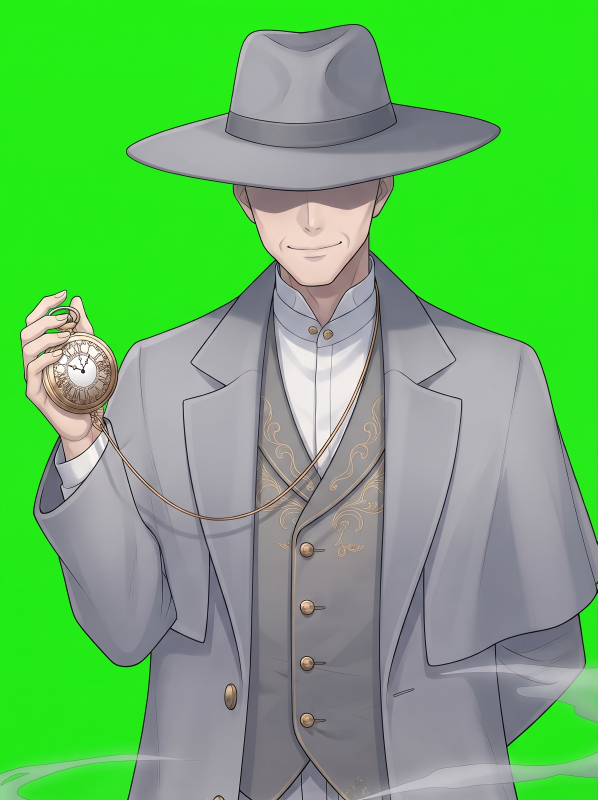
#> input picture imagens/originais/amanha-convencido.jpg, 1792 x 2400 px, found by its file name (shown at 1/3 size); its folder holds only this picture in this run
$ python processar-imagens.py
#> lines starting #> are read from the running program, lines starting #| are printed output that depends on the picture
#> in processar, im is the input picture: PIL image 1792x2400 RGB; mean R, G, B 105.4, 182.7, 102
"""Converte as imagens originais (imagens/originais/<nome>.jpg) para o jogo (imagens/jogo/<nome>.webp).

- cena-*: cenário, redimensionado para no máximo 1600px.
- *-ficha: ignorado (só referência para gerar as expressões).
- resto: personagem com fundo verde, que vira transparente (900x1200).

Uso: python3 ferramentas/processar-imagens.py [nome1 nome2 ...]   (sem nomes processa tudo)
"""
import glob
import os
import sys

import numpy as np
from PIL import Image

ORIG = "imagens/originais/"
JOGO = "imagens/jogo/"


def recortar_verde(im):
    a = np.asarray(im.convert("RGB")).astype(np.float32)
    r, g, b = a[..., 0], a[..., 1], a[..., 2]
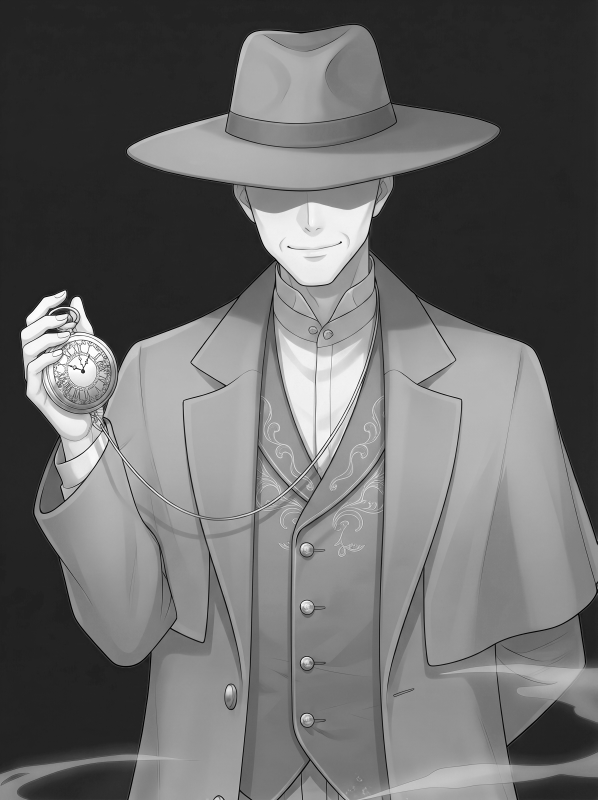
#> r: shape (2400, 1792) float32 (shown at 1/3 size); min 0, max 255, mean 105.4
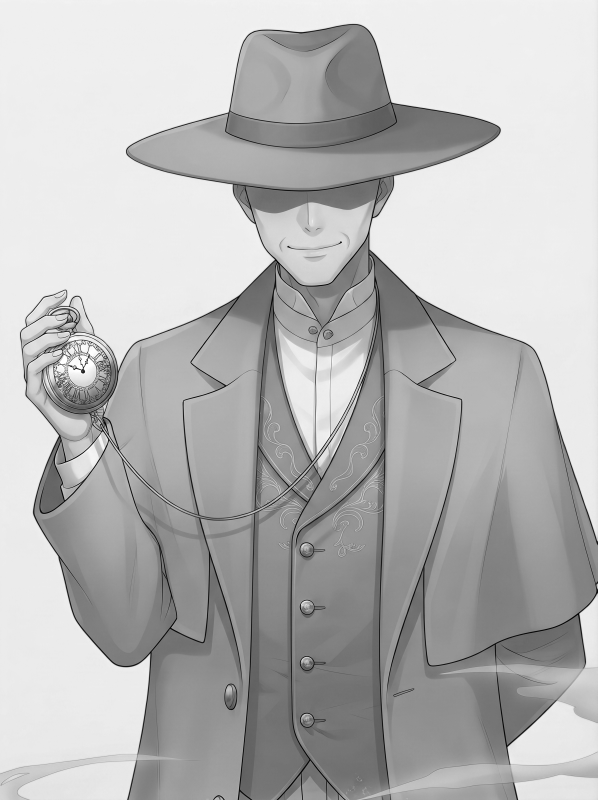
#> g: shape (2400, 1792) float32 (shown at 1/3 size); min 0, max 255, mean 182.7
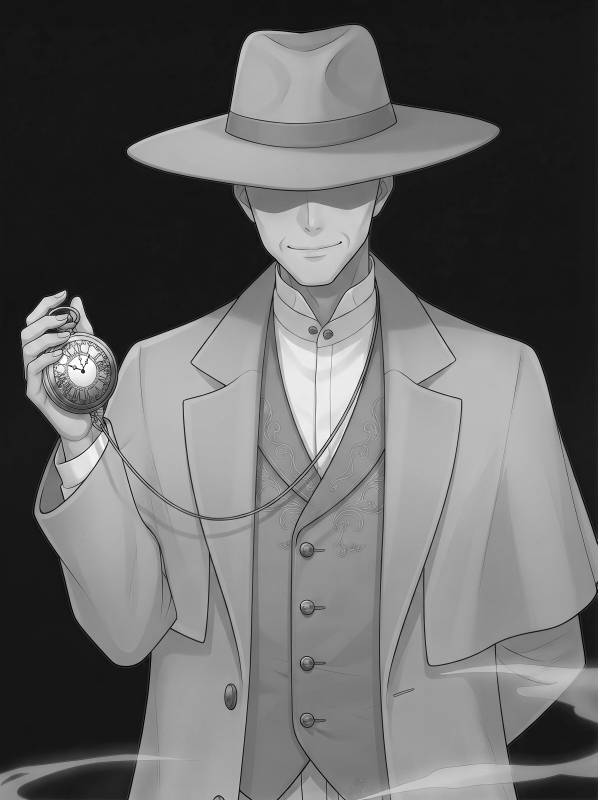
#> b: shape (2400, 1792) float32 (shown at 1/3 size); min 0, max 255, mean 102
    verde = g - np.maximum(r, b)
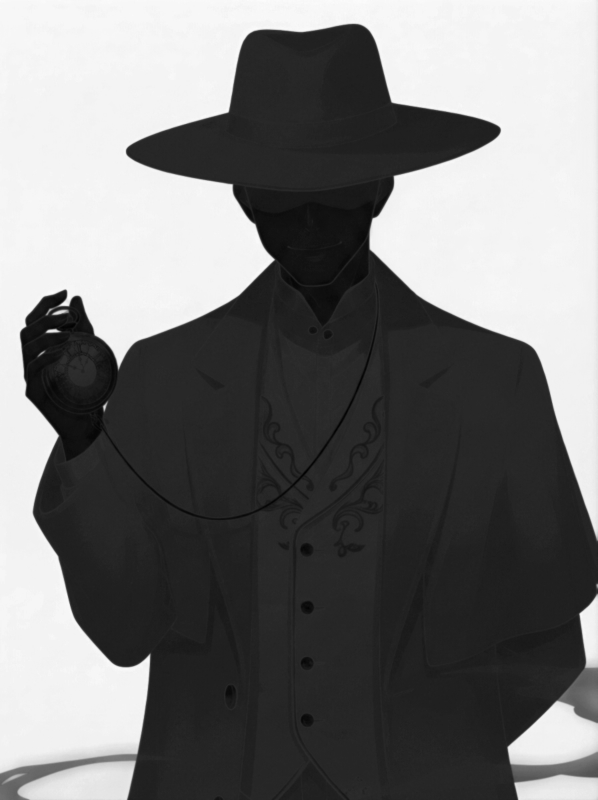
#> verde: shape (2400, 1792) float32 (shown at 1/3 size); min -46, max 212, mean 73; drawn with min black and max white
    alpha = np.clip(1 - (verde - 25) / (90 - 25), 0, 1)
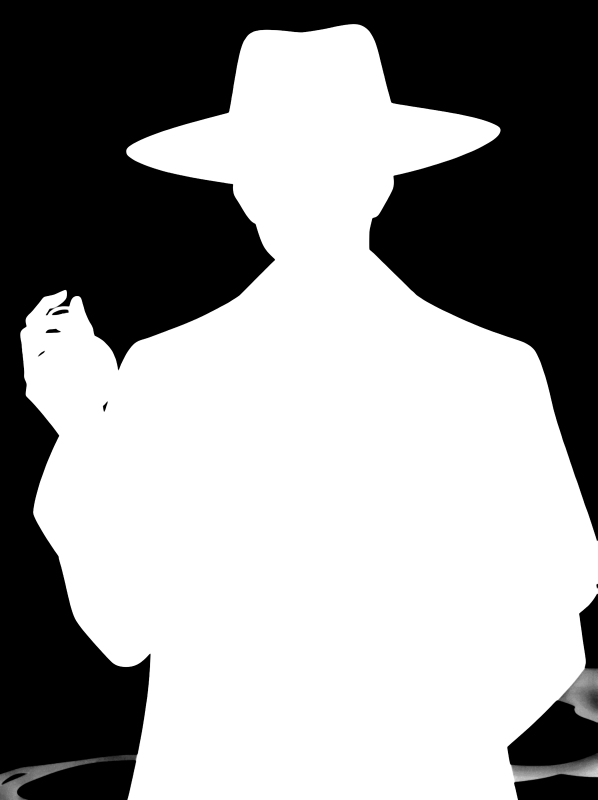
#> alpha: shape (2400, 1792) float32 (shown at 1/3 size); min 0, max 1, mean 0.6
    g2 = np.where(verde > 0, np.minimum(g, np.maximum(r, b) + verde * alpha * 0.15), g)
    out = np.dstack([r, g2, b, alpha * 255]).clip(0, 255).astype(np.uint8)
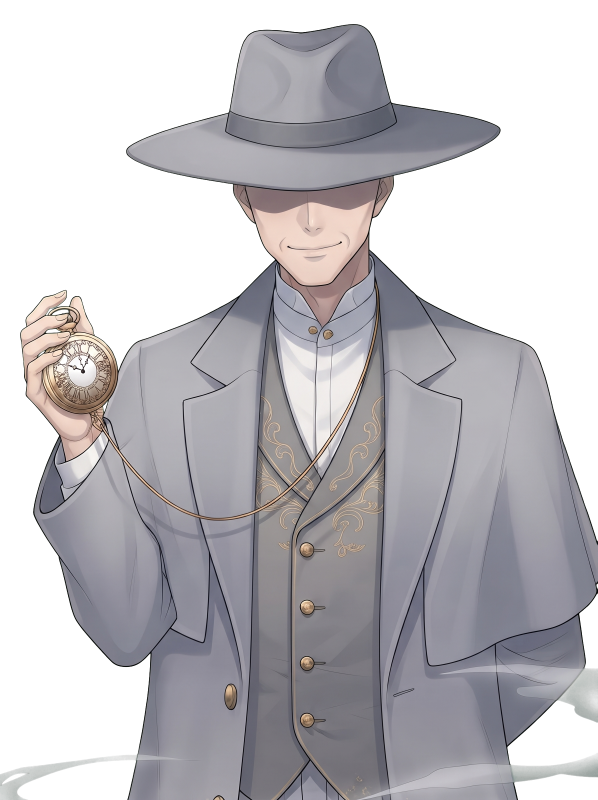
#> out: shape (2400, 1792, 4) (shown at 1/3 size); mean of channels 0, 1, 2, 3 105.4, 103.5, 102, 153; transparent parts drawn white
    return Image.fromarray(out, "RGBA")


def processar(nome):
    im = Image.open(ORIG + nome + ".jpg")
    if nome.endswith("-ficha"):
        return None
    if nome.endswith("-mapa"):
        # miniatura para o mapa: recorta justo no boneco
        o = recortar_verde(im)
        o = o.crop(o.getchannel("A").point(lambda v: 255 if v > 40 else 0).getbbox())
        o.thumbnail((400, 400), Image.LANCZOS)
        o.save(JOGO + nome + ".webp", "WEBP", quality=85, method=6)
    elif nome.startswith("cena-"):
        im = im.convert("RGB")
        im.thumbnail((1600, 1600), Image.LANCZOS)
        im.save(JOGO + nome + ".webp", "WEBP", quality=78, method=6)
    else:
        o = recortar_verde(im)
        w, h = o.size
#> w = 1792; h = 2400
        # enquadra em 3:4 pelo topo, para manter o rosto
        if w / h > 0.75:
            nw = int(h * 0.75)
            o = o.crop(((w - nw) // 2, 0, (w - nw) // 2 + nw, h))
        else:
            o = o.crop((0, 0, w, int(w / 0.75)))
        o.resize((900, 1200), Image.LANCZOS).save(JOGO + nome + ".webp", "WEBP", quality=82, method=6)
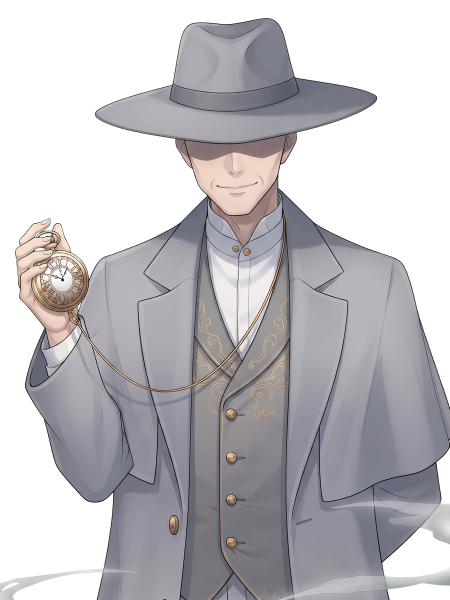
#> saved as amanha-convencido.webp: PIL image 900x1200 RGBA (shown at 1/2 size); mean R, G, B, A 90.9, 88.9, 92.8, 152.9; transparent parts drawn white
    return os.path.getsize(JOGO + nome + ".webp") // 1024


if __name__ == "__main__":
    os.makedirs(JOGO, exist_ok=True)
    nomes = sys.argv[1:] or [os.path.basename(f)[:-4] for f in sorted(glob.glob(ORIG + "*.jpg"))]
    for n in nomes:
        kb = processar(n)
        if kb is not None:
            print(f"{n}: {kb} KB")
